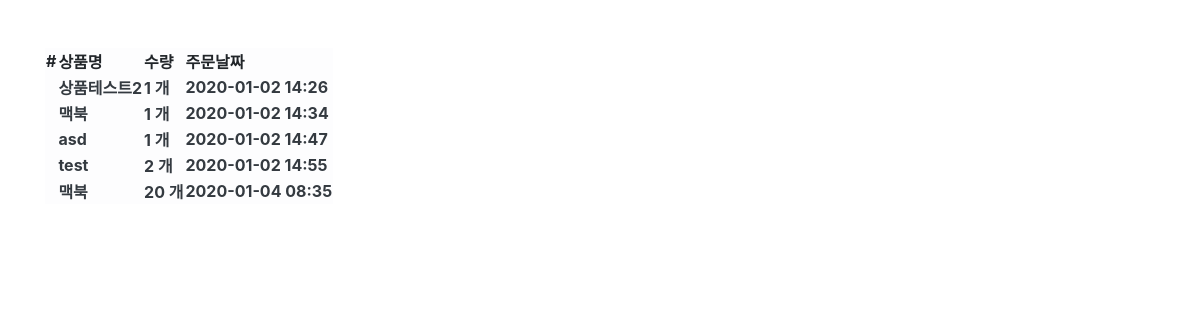
/order/ (signed in), run on the app's committed database.
### order/models.py (models this page shows, shortened)
class Order(models.Model):
    user = models.ForeignKey('user.user',on_delete=models.CASCADE, verbose_name= '사용자')
    product = models.ForeignKey('product.Product',on_delete=models.CASCADE, verbose_name='상품')
    quantity = models.IntegerField(verbose_name='수량')
    register_date = models.DateTimeField(auto_now_add=True, verbose_name='등록날짜')
    class Meta:
        db_table = 'site_order'
        verbose_name = '주문'
        verbose_name_plural = '주문'

### product/models.py (models this page shows)
class Product(models.Model):
    name = models.CharField(max_length=256, verbose_name= '상품명')
    price = models.IntegerField(verbose_name= '상품 가격')
    description = models.TextField(verbose_name= '상품 설명')
    stock = models.IntegerField(verbose_name='재고')
    register_date= models.DateTimeField(auto_now_add=True, verbose_name='등록 날짜')
    def __str__(self):
        return self.name
    class Meta:
        db_table = 'site_product'
        verbose_name = '상품'
        verbose_name_plural = '상품'

### order/views.py (the view)
# urls.py: path('order/',OrderList.as_view(),name='oreder_list'),
@method_decorator(login_required, name='dispatch')
class OrderList(ListView):
    model = Order
    template_name = 'order.html'
    context_object_name = 'order_list'
    def get_queryset(self,**kwargs):
        queryset = Order.objects.filter(user__email=self.request.session.get('user'))
        return queryset

### order/templates/order.html
{% extends 'base.html' %}
{% load humanize %}
{% block contents %}
<div class="row mt-5">
    <div class="col-12">
        <table class="tabel table-light">
            <thead class="thead-light">
                <tr>
                    <th scope="col">#</th>
                    <th scope="col">상품명</th>
                    <th scope="col">수량</th>
                    <th scope="col">주문날짜</th>
                </tr>
            </thead>
            <tbody class="text-dark">
                {% for order in order_list%}
                <tr>
                    <th scope="row"></th>
                    <th>{{order.product}}</a></th>
                    <th>{{order.quantity|intcomma}} 개</th>
                    <th>{{order.register_date|date:'Y-m-d H:i'}}</th>
                </tr>
                {% endfor %}
            </tbody>
        </table>
    </div>
</div>
{% endblock %}

### data on the page
Order: product "상품테스트2", quantity "1", register_date "2020-01-02 14:26"
Order: product "맥북", quantity "1", register_date "2020-01-02 14:34"
Order: product "asd", quantity "1", register_date "2020-01-02 14:47"
Order: product "test", quantity "2", register_date "2020-01-02 14:55"
Order: product "맥북", quantity "20", register_date "2020-01-04 08:35"
